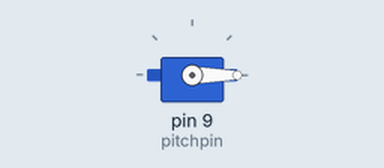
Recording of a sketch running on a simulated Arduino Uno, built with avr-gcc and run on an emulated ATmega328P. Parts: servo. What the sketch prints to the serial monitor is not drawn.

Above: at 0.05 s.
Timing chart, 0 to 4.6 s (numbered marks = the images above):
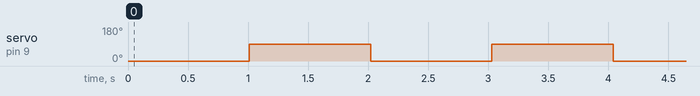

The sketch:

servo_response.ino
```cpp
#include <arduino-timer.h>
#include <Servo.h> //Servo library

auto timer = timer_create_default(); // create a timer with default settings


//Pin specifications
#define pitchpin 9 //Servo

//Variables
int timestep = 1000;
float pitchVal; //Current pitch
float pitchCmd; // Current pitch Command
float A = 90; // amplitude (degs)
bool pulse;
//Servo names
Servo pitch;

// Serial output refresh time
const long SERIAL_REFRESH_TIME = 100;
long refresh_time;

////////////////////SETUP//////////////////////////
bool toggle_input(void *) {
  pulse = !pulse; // toggle the wave
  pitchCmd = pulse * A;
  pitch.write(pitchCmd);
  return true; // keep timer active? true
}

void setup() {


  // call the toggle_input function every 1000 millis (1 second)
  timer.every(timestep, toggle_input);

  Serial.begin(115200); //Higher rate

  //Servo Setup and bringing servos to 'start' position
  pitch.attach(pitchpin);

  //Servo Test (Manually input position here)
  pitch.write(0);

}

void loop() {
  timer.tick(); // tick the timer
  //Servo Actuation
  pitchVal = pitch.read();


  Serial.print("ref:\t");
  Serial.print(pitchCmd);
  Serial.print(" position:\t");
  Serial.println(pitchVal);
  delay(100);
}
```

Measured:
- by itself, servo on pin 9 (pitchpin): alternates 90° for 1.0 s and 0° for 1.0 s
